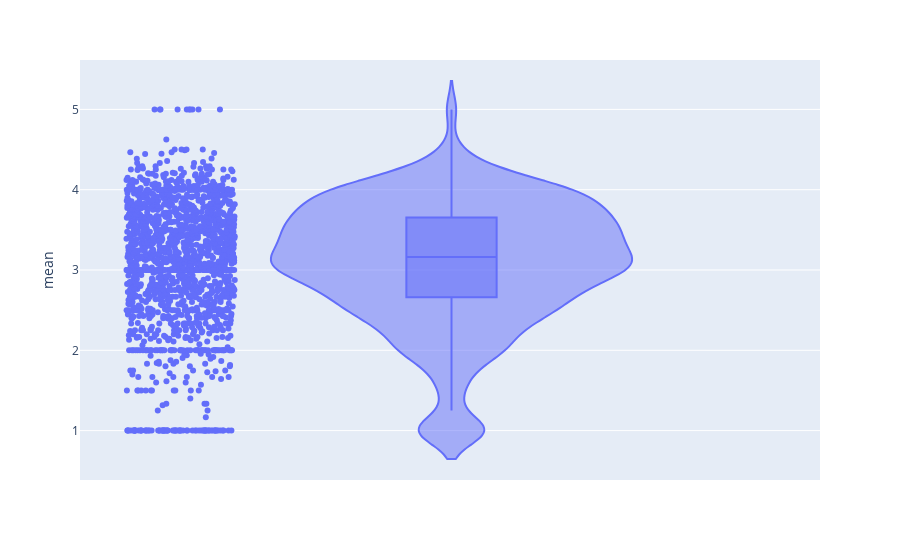

Here is the notebook cell this chart was saved with:
### Code cell
# violin plot based on movie_id 
fig = px.violin(movies_stats, y="mean", box=True, points="all",
          hover_data=data.columns)
fig.show()

### Figure 1 — Plotly figure (JSON) as saved in the notebook; plotly's stock layout.template omitted (floating-point values rounded to 4 significant figures; data arrays with more than 128 entries replaced by an {"elided": "..."} marker saying what was removed)
{"data": [{"alignmentgroup": "True", "box": {"visible": true}, "customdata": {"elided": "1682x2 float values"}, "hovertemplate": "mean=%{y}<br>count=%{customdata[0]}<br>bayesian_avg=%{customdata[1]}<extra></extra>", "legendgroup": "", "marker": {"color": "#636efa"}, "name": "", "offsetgroup": "", "orientation": "v", "points": "all", "scalegroup": "True", "showlegend": false, "type": "violin", "x0": " ", "xaxis": "x", "y": {"elided": "1682 float values"}, "y0": " ", "yaxis": "y"}], "layout": {"legend": {"tracegroupgap": 0}, "margin": {"t": 60}, "violinmode": "group", "xaxis": {"anchor": "y", "domain": [0, 1]}, "yaxis": {"anchor": "x", "domain": [0, 1], "title": {"text": "mean"}}}}
